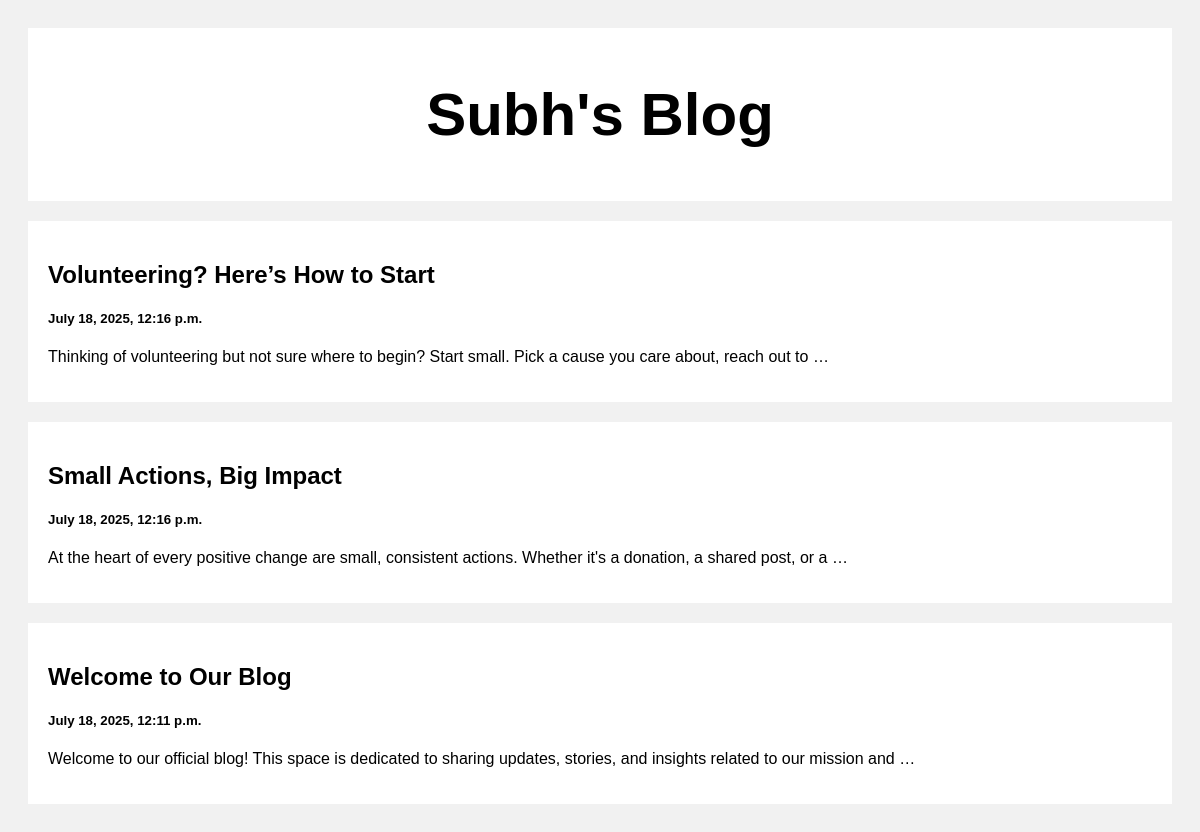
The page / on the database its author committed.
### posts/models.py (models this page shows)
class Post(models.Model):
    title = models.CharField(max_length=100)
    body = models.TextField()
    created_at = models.DateTimeField(default=datetime.now, blank=True)

### posts/views.py (the view)
# urls.py: path('', views.index, name='index'),
def index(request):
    posts = Post.objects.all()
    return render(request, 'index.html', {'posts': posts})

### templates/index.html (shortened to what this page needs)
<!DOCTYPE html>
<html>
<head>
</head>
<body>
<div class="header">
  <h2>Subh's Blog</h2>
</div>
<div class="row">
  <div class="leftcolumn">
    {% for post in posts reversed %}
    <div class="card">
      <a style="text-decoration: none; color: black;" href="/post/{{post.id}}">
        <h2>{{post.title}}</h2>
        <h5>{{post.created_at}}</h5>
        <p>{{post.body|truncatewords:20}}</p>
      </a>
    </div>
    {% endfor %}
  </div>
</div>
</body>
</html>

### templates/index.html (style rules this page uses)
* { box-sizing: border-box; }
body { font-family: Arial; padding: 20px; background: #f1f1f1; }
.header { padding: 2px; font-size: 40px; text-align: center; background: white; }
.leftcolumn { float: left; width: 100%; }
.card { background-color: white; padding: 20px; margin-top: 20px; }
.row:after { content: ""; display: table; clear: both; }

### rows shown on the page
Post: title "Volunteering? Here’s How to Start", created_at "July 18, 2025, 12:16 p.m.", body "Thinking of volunteering but not sure where to begin? Start small. Pick a cause you care about, reach out to …"
Post: title "Small Actions, Big Impact", created_at "July 18, 2025, 12:16 p.m.", body "At the heart of every positive change are small, consistent actions. Whether it's a donation, a shared post, or a …"
Post: title "Welcome to Our Blog", created_at "July 18, 2025, 12:11 p.m.", body "Welcome to our official blog! This space is dedicated to sharing updates, stories, and insights related to our mission and …"
